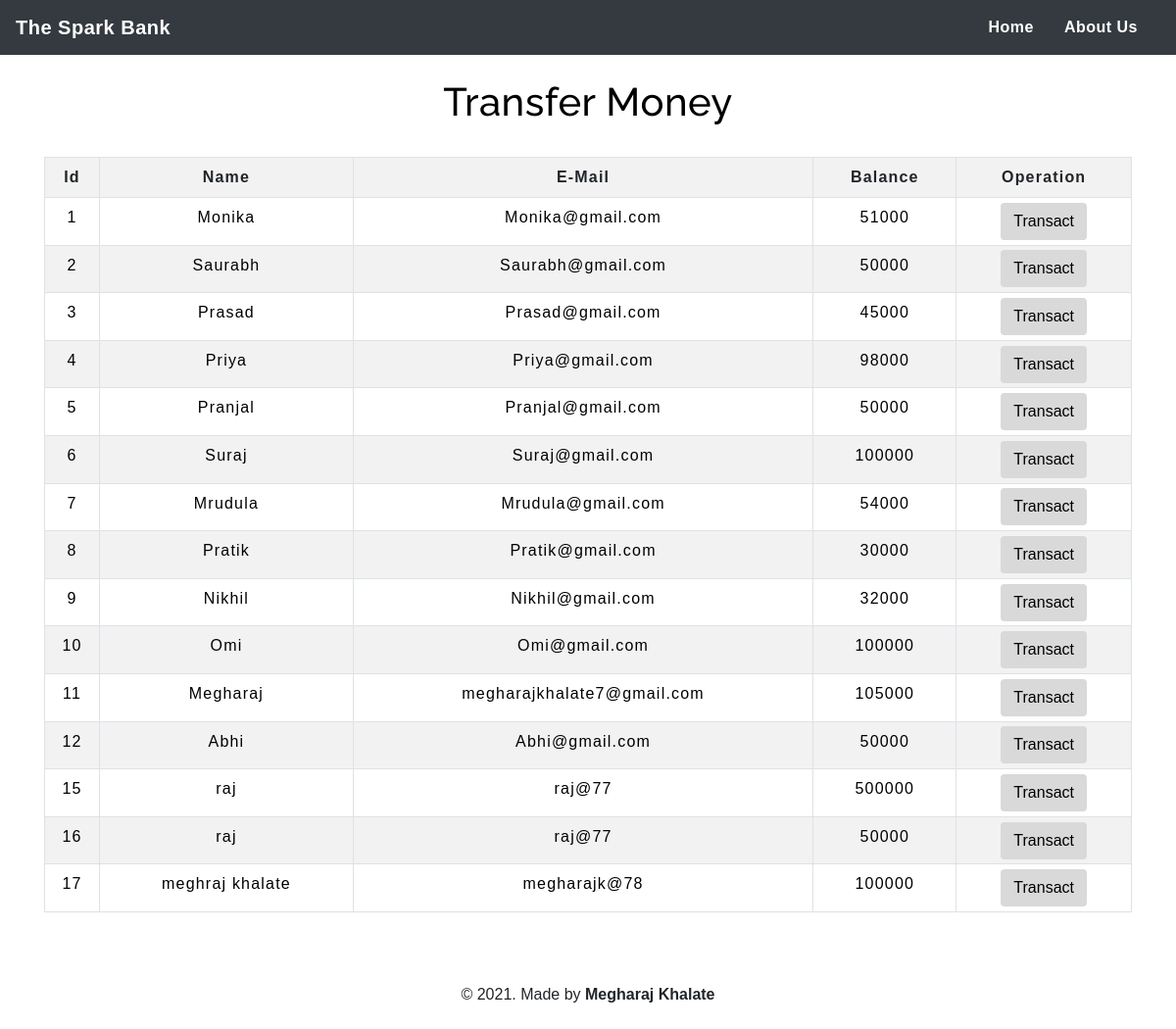
The page /moneytransfer.php on the database its author committed.
### tables this page shows
CREATE TABLE `users` (
  `id` int(3) NOT NULL,
  `name` text NOT NULL,
  `email` varchar(30) NOT NULL,
  `balance` int(8) NOT NULL
);

### moneytransfer.php (the view, shortened to what this page needs)
<!DOCTYPE html>
<html lang="en">
<head>
    <link rel="stylesheet" href="https://maxcdn.bootstrapcdn.com/bootstrap/4.0.0/css/bootstrap.min.css">
    <link rel="stylesheet" type="text/css" href="css/table.css">
    <link rel="stylesheet" type="text/css" href="css/navbar.css">
</head>
<body style="background-color : #FFFFFF;">
<?php
    include 'config.php';
    $sql = "SELECT * FROM users";
    $result = mysqli_query($conn,$sql);
?>
<?php
  include 'navbar.php';
?>
<div class="container">
        <h2 class="text-center pt-4" style="color : black;">Transfer Money</h2>
        <br>
            <div class="row">
                <div class="col">
                    <div class="table-responsive-sm">
                    <table class="table table-hover table-sm table-striped table-condensed table-bordered" style="border-color:black;">
                        <tablehead style="color : black;">
                            <tr>
                            <th scope="col" class="text-center py-2">Id</th>
                            <th scope="col" class="text-center py-2">Name</th>
                            <th scope="col" class="text-center py-2">E-Mail</th>
                            <th scope="col" class="text-center py-2">Balance</th>
                            <th scope="col" class="text-center py-2">Operation</th>
                            </tr>
                        </tablehead>
                        <tablebody>
                <?php
                    while($rows=mysqli_fetch_assoc($result)){
                ?>
                    <tr style="color : black;">
                        <td class="py-2"><?php echo $rows['id'] ?></td>
                        <td class="py-2"><?php echo $rows['name']?></td>
                        <td class="py-2"><?php echo $rows['email']?></td>
                        <td class="py-2"><?php echo $rows['balance']?></td>
                        <td><a href="selecteduserdetail.php?id= <?php echo $rows['id'] ;?>"> <button type="button" class="btn" style="background-color : #white;">Transact</button></a></td>
                    </tr>
                <?php
                    }
                ?>
                        </tablebody>
                    </table>
                    </div>
                </div>
            </div>
         </div>
         <footer class="text-center mt-5 py-2">
            <p>&copy 2021. Made by <b>Megharaj Khalate</b>
        </footer>
</body>
</html>

### navbar.php (shortened to what this page needs)
<nav class="navbar navbar-expand-md navbar-dark bg-dark">
<a class="navbar-brand" href="index.php" style="color : white;"><b>The Spark Bank</b></a>
<div class="collapse navbar-collapse" id="collapsibleNavbar">
      <ul class="navbar-nav ml-auto">
        <li class="nav-item">
          <a class="nav-link" href="index.php" style="color : white;"><b>Home</b></a>
        </li>
        <li class="nav-item">
          <a class="nav-link" href="aboutus.php" style="color : white;"><b>About Us</b></a>
        </li>
    </div>
 </nav>

### css/table.css (style rules this page uses)
* { padding: 0; margin: 0; box-sizing: border-box; font-family: sans-serif; }
h2 { font-size: 40px; }
table { letter-spacing: 1.2px; }
td { text-align: center; }
button { border:none; background: #d9d9d9; transition: 1s; }

### css/navbar.css (style rules this page uses)
.nav-link { margin-right: 15px; color:#2F363F; letter-spacing: 0.5px; transition: 0.5s; }
.navbar-brand { color: #4C4B4B; letter-spacing: 0.5px; }
h2 { color: #4C4B4B; letter-spacing: 0.5px; font-family: raleway; }

### moneytransfer.php (style rules this page uses)
button { transition: 2s; }

### rows shown on the page
users: id "1", name "Monika", email "Monika@gmail.com", balance "51000"
users: id "2", name "Saurabh", email "Saurabh@gmail.com", balance "50000"
users: id "3", name "Prasad", email "Prasad@gmail.com", balance "45000"
users: id "4", name "Priya", email "Priya@gmail.com", balance "98000"
users: id "5", name "Pranjal", email "Pranjal@gmail.com", balance "50000"
users: id "6", name "Suraj", email "Suraj@gmail.com", balance "100000"
users: id "7", name "Mrudula", email "Mrudula@gmail.com", balance "54000"
users: id "8", name "Pratik", email "Pratik@gmail.com", balance "30000"
users: id "9", name "Nikhil", email "Nikhil@gmail.com", balance "32000"
users: id "10", name "Omi", email "Omi@gmail.com", balance "100000"
users: id "11", name "Megharaj", email "megharajkhalate7@gmail.com", balance "105000"
users: id "12", name "Abhi", email "Abhi@gmail.com", balance "50000"
users: id "15", name "raj", email "raj@77", balance "500000"
users: id "16", name "raj", email "raj@77", balance "50000"
users: id "17", name "meghraj khalate", email "megharajk@78", balance "100000"
